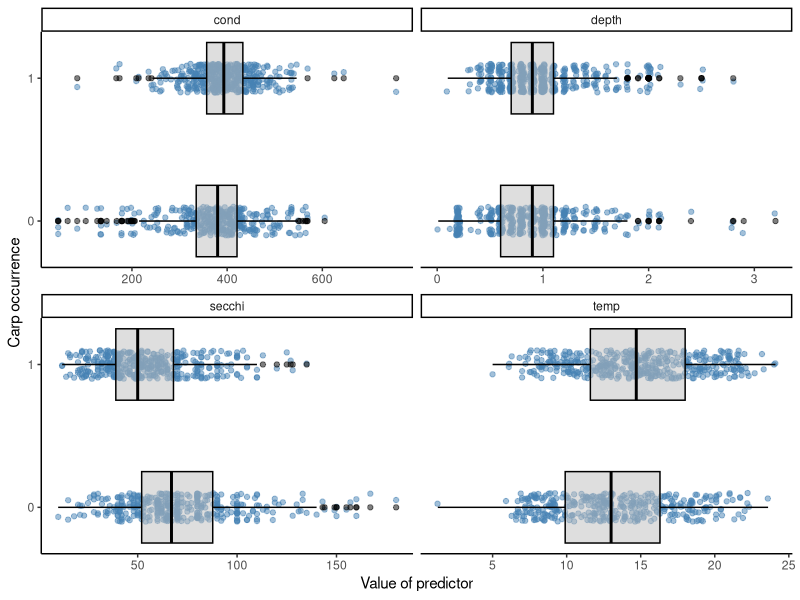
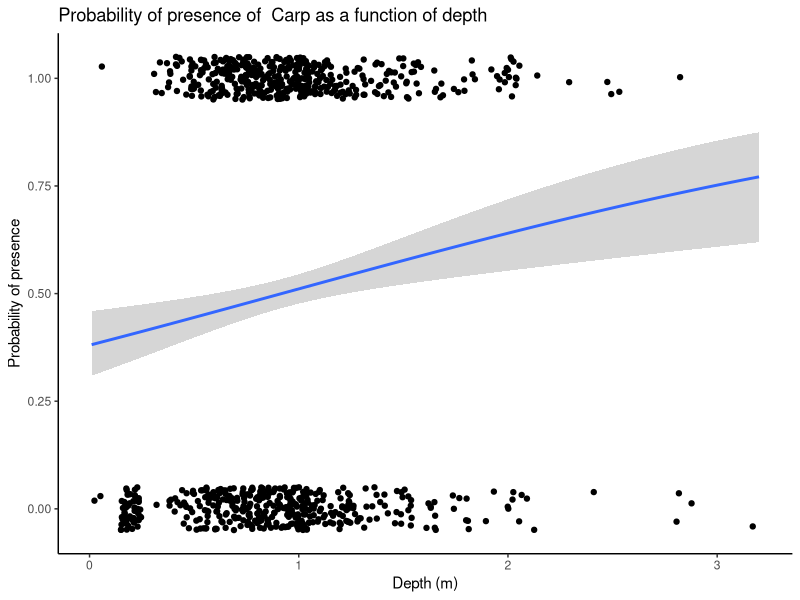
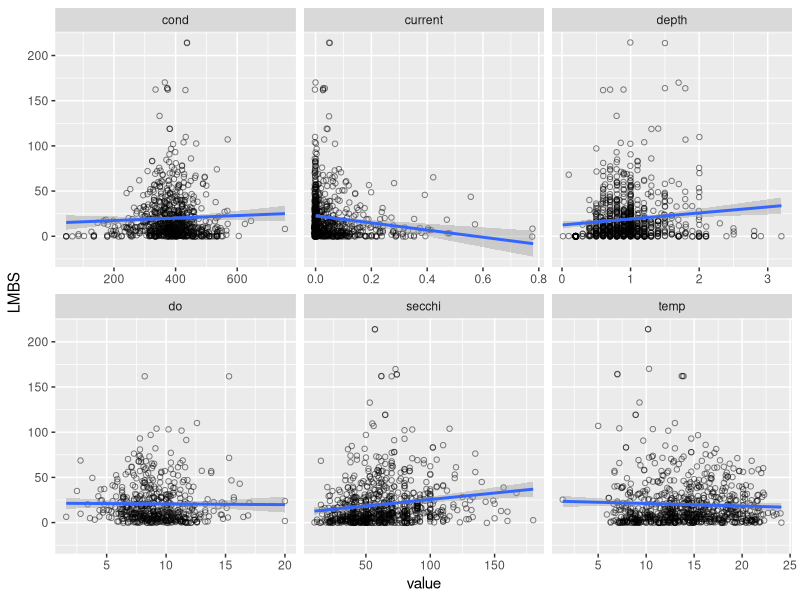

These charts were generated, in order, by the following R code:
## ---- chunk 1
library(tidyverse)

umr_wide <- read_csv("data/umr_counts_wide.csv")

#Period already filtered to 3
umr_sub <-  umr_wide %>%
  filter(gear == "D",
         stratum_full == "Backwater",
         depth < 5)
## ---- chunk 2
names(umr_sub)
## ---- chunk 3
species <- names(umr_sub)[17:26]

fish_binary <- umr_sub %>% 
 mutate(across(any_of(species), ~ case_when(. > 0 ~ 1, TRUE ~ 0)))

## ---- chunk 4
carp_long <- fish_binary %>%
  select(CARP, secchi:do) %>%
  pivot_longer(cols = secchi:cond, names_to = "variable", values_to = "value")
## ---- chunk 5
ggplot(carp_long, 
         aes(value, CARP))+
  geom_jitter(height = .1, width = .02, alpha =0.5, color = "steelblue")+
  geom_boxplot(aes(group = CARP), 
                   width = 0.5, alpha = 0.5, color = "black", fill = "gray")+
  facet_wrap(~variable, nrow = 2, scales = "free_x")+
  scale_y_continuous(breaks = c(0,1))+
  labs(x = "Value of predictor", y = "Carp occurrence")+
  theme_classic()
## ---- chunk 6
glm.bin<- glm(CARP ~ secchi + temp + depth + cond,
            data = fish_binary,
            family = binomial)
## ---- chunk 7
summary(glm.bin)
## ---- chunk 8
# Extracting model coefficients
glm.bin$coefficients
## ---- chunk 9
exp(glm.bin$coefficient)
## ---- chunk 10
ggplot(fish_binary, aes(x = depth, y = CARP)) +
  geom_jitter(height = 0.05, width = 0.05) +
  stat_smooth(
    method = "glm",
    method.args = list(family = binomial),
    se = TRUE
  ) +
  xlab("Depth (m)") +
  ylab("Probability of presence") +
  ggtitle("Probability of presence of  Carp as a function of depth") +
  theme_classic()

## ---- chunk 11
umr_sub %>%
  select(LMBS, secchi:do) %>%
  pivot_longer(cols = secchi:do, names_to = "variable", values_to = "value") %>%
  ggplot(aes(value, LMBS))+
  geom_jitter(pch = 21, alpha =0.5)+
  geom_smooth(method = "glm")+
  facet_wrap(~variable, nrow = 2, scales = "free_x")
## ---- chunk 12
library(MASS)

glm.nb = glm.nb(LMBS ~ secchi + temp + depth + current + do,
  data = umr_sub)

summary(glm.nb)
